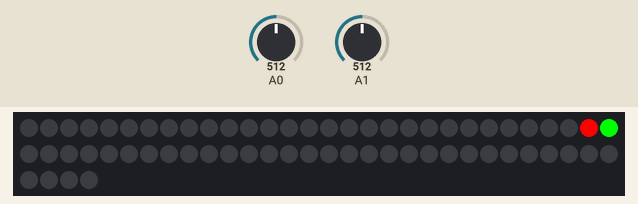
Bench run of a sketch on a simulated Arduino Uno, built with avr-gcc and run on an emulated ATmega328P. On the bench: 64 RGB LEDs in strip order, left to right, continuing on the next row. Inputs (shaded band) come from the test bench; at power-on: A1 = 512, A0 = 512.

Above: at 1.2 s.
1.3 s: A1 set to 900
2.8 s: A1 set to 1023
4.3 s: A1 set to 122
5.8 s: A0 set to 122
Timing chart, 0 to 8.3 s (numbered marks = the images above; inputs shaded):
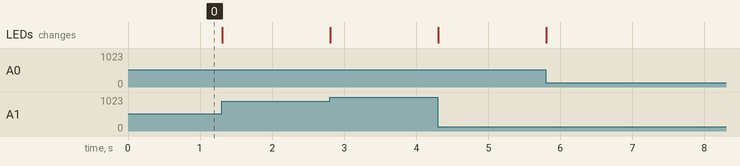

The sketch:

joystick.ino
```cpp
#include "FastLED.h"
#define NUM_LEDS 64
#define LED_PIN 6

CRGBArray<NUM_LEDS> leds;

void setup() {
  FastLED.addLeds<NEOPIXEL, LED_PIN>(leds, NUM_LEDS);
}

void loop() {

  for(int i = 0; i < NUM_LEDS; i++) {
    leds[i].r = 0;
    leds[i].g = 0;
    leds[i].b = 0;
  }
    int sensorValueA0 = analogRead(A0);  // vor-zurueck
    int sensorValueA1 = analogRead(A1);  // links-rechts
    int tempvar;
    int temppos;

    temppos = sensorValueA0/18;

    //gruen
    tempvar = 0xFF - sensorValueA1;
    if (tempvar < 0) tempvar = 0;
    leds[temppos].g = tempvar;
    leds[temppos+1].b = tempvar;

    //blau
    tempvar = 0xFF-(1023-sensorValueA1);
    if (tempvar < 0) tempvar = 0;
    leds[temppos].b = tempvar;
    leds[temppos+1].r = tempvar;

    //rot
    if (sensorValueA1 < 512)
    {
    tempvar = 0xFF-sensorValueA1+512;
    }
    else
    {
    tempvar = 0xFF-sensorValueA1-512;
    }
    leds[temppos].r = tempvar;
    leds[temppos+1].g = tempvar;

    FastLED.show();
}
```
